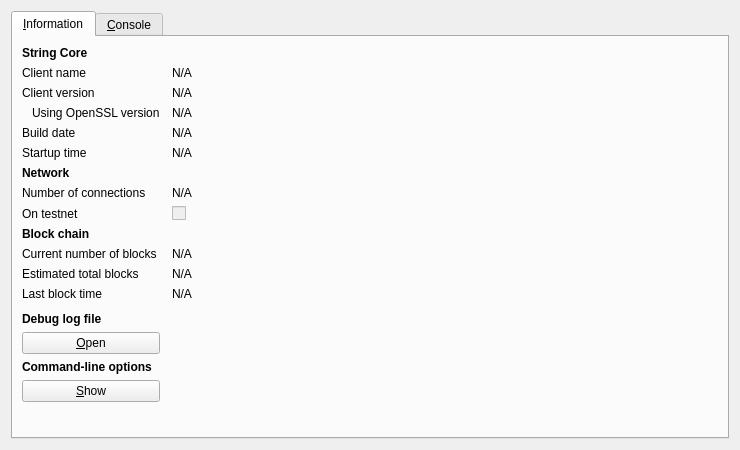
<?xml version="1.0" encoding="UTF-8"?>
<ui version="4.0">
 <class>RPCConsole</class>
 <widget class="QDialog" name="RPCConsole">
  <property name="geometry">
   <rect>
    <x>0</x>
    <y>0</y>
    <width>740</width>
    <height>450</height>
   </rect>
  </property>
  <property name="windowTitle">
   <string>String - Debug window</string>
  </property>
  <layout class="QVBoxLayout" name="verticalLayout_2">
   <item>
    <widget class="QTabWidget" name="tabWidget">
     <property name="currentIndex">
      <number>0</number>
     </property>
     <widget class="QWidget" name="tab_info">
      <attribute name="title">
       <string>&amp;Information</string>
      </attribute>
      <layout class="QGridLayout" name="gridLayout" columnstretch="0,1">
       <property name="horizontalSpacing">
        <number>12</number>
       </property>
       <item row="0" column="0">
        <widget class="QLabel" name="label_9">
         <property name="font">
          <font>
           <weight>75</weight>
           <bold>true</bold>
          </font>
         </property>
         <property name="text">
          <string>String Core</string>
         </property>
        </widget>
       </item>
       <item row="1" column="0">
        <widget class="QLabel" name="label_5">
         <property name="text">
          <string>Client name</string>
         </property>
        </widget>
       </item>
       <item row="1" column="1">
        <widget class="QLabel" name="clientName">
         <property name="cursor">
          <cursorShape>IBeamCursor</cursorShape>
         </property>
         <property name="text">
          <string>N/A</string>
         </property>
         <property name="textFormat">
          <enum>Qt::PlainText</enum>
         </property>
         <property name="textInteractionFlags">
          <set>Qt::LinksAccessibleByMouse|Qt::TextSelectableByKeyboard|Qt::TextSelectableByMouse</set>
         </property>
        </widget>
       </item>
       <item row="2" column="0">
        <widget class="QLabel" name="label_6">
         <property name="text">
          <string>Client version</string>
         </property>
        </widget>
       </item>
       <item row="2" column="1">
        <widget class="QLabel" name="clientVersion">
         <property name="cursor">
          <cursorShape>IBeamCursor</cursorShape>
         </property>
         <property name="text">
          <string>N/A</string>
         </property>
         <property name="textFormat">
          <enum>Qt::PlainText</enum>
         </property>
         <property name="textInteractionFlags">
          <set>Qt::LinksAccessibleByMouse|Qt::TextSelectableByKeyboard|Qt::TextSelectableByMouse</set>
         </property>
        </widget>
       </item>
       <item row="3" column="0">
        <widget class="QLabel" name="label_14">
         <property name="text">
          <string>Using OpenSSL version</string>
         </property>
         <property name="indent">
          <number>10</number>
         </property>
        </widget>
       </item>
       <item row="3" column="1">
        <widget class="QLabel" name="openSSLVersion">
         <property name="cursor">
          <cursorShape>IBeamCursor</cursorShape>
         </property>
         <property name="text">
          <string>N/A</string>
         </property>
         <property name="textFormat">
          <enum>Qt::PlainText</enum>
         </property>
         <property name="textInteractionFlags">
          <set>Qt::LinksAccessibleByMouse|Qt::TextSelectableByKeyboard|Qt::TextSelectableByMouse</set>
         </property>
        </widget>
       </item>
       <item row="4" column="0">
        <widget class="QLabel" name="label_12">
         <property name="text">
          <string>Build date</string>
         </property>
        </widget>
       </item>
       <item row="4" column="1">
        <widget class="QLabel" name="buildDate">
         <property name="cursor">
          <cursorShape>IBeamCursor</cursorShape>
         </property>
         <property name="text">
          <string>N/A</string>
         </property>
         <property name="textFormat">
          <enum>Qt::PlainText</enum>
         </property>
         <property name="textInteractionFlags">
          <set>Qt::LinksAccessibleByMouse|Qt::TextSelectableByKeyboard|Qt::TextSelectableByMouse</set>
         </property>
        </widget>
       </item>
       <item row="5" column="0">
        <widget class="QLabel" name="label_13">
         <property name="text">
          <string>Startup time</string>
         </property>
        </widget>
       </item>
       <item row="5" column="1">
        <widget class="QLabel" name="startupTime">
         <property name="cursor">
          <cursorShape>IBeamCursor</cursorShape>
         </property>
         <property name="text">
          <string>N/A</string>
         </property>
         <property name="textFormat">
          <enum>Qt::PlainText</enum>
         </property>
         <property name="textInteractionFlags">
          <set>Qt::LinksAccessibleByMouse|Qt::TextSelectableByKeyboard|Qt::TextSelectableByMouse</set>
         </property>
        </widget>
       </item>
       <item row="6" column="0">
        <widget class="QLabel" name="label_11">
         <property name="font">
          <font>
           <weight>75</weight>
           <bold>true</bold>
          </font>
         </property>
         <property name="text">
          <string>Network</string>
         </property>
        </widget>
       </item>
       <item row="7" column="0">
        <widget class="QLabel" name="label_7">
         <property name="text">
          <string>Number of connections</string>
         </property>
        </widget>
       </item>
       <item row="7" column="1">
        <widget class="QLabel" name="numberOfConnections">
         <property name="cursor">
          <cursorShape>IBeamCursor</cursorShape>
         </property>
         <property name="text">
          <string>N/A</string>
         </property>
         <property name="textFormat">
          <enum>Qt::PlainText</enum>
         </property>
         <property name="textInteractionFlags">
          <set>Qt::LinksAccessibleByMouse|Qt::TextSelectableByKeyboard|Qt::TextSelectableByMouse</set>
         </property>
        </widget>
       </item>
       <item row="8" column="0">
        <widget class="QLabel" name="label_8">
         <property name="text">
          <string>On testnet</string>
         </property>
        </widget>
       </item>
       <item row="8" column="1">
        <widget class="QCheckBox" name="isTestNet">
         <property name="enabled">
          <bool>false</bool>
         </property>
         <property name="text">
          <string/>
         </property>
        </widget>
       </item>
       <item row="9" column="0">
        <widget class="QLabel" name="label_10">
         <property name="font">
          <font>
           <weight>75</weight>
           <bold>true</bold>
          </font>
         </property>
         <property name="text">
          <string>Block chain</string>
         </property>
        </widget>
       </item>
       <item row="10" column="0">
        <widget class="QLabel" name="label_3">
         <property name="text">
          <string>Current number of blocks</string>
         </property>
        </widget>
       </item>
       <item row="10" column="1">
        <widget class="QLabel" name="numberOfBlocks">
         <property name="cursor">
          <cursorShape>IBeamCursor</cursorShape>
         </property>
         <property name="text">
          <string>N/A</string>
         </property>
         <property name="textFormat">
          <enum>Qt::PlainText</enum>
         </property>
         <property name="textInteractionFlags">
          <set>Qt::LinksAccessibleByMouse|Qt::TextSelectableByKeyboard|Qt::TextSelectableByMouse</set>
         </property>
        </widget>
       </item>
       <item row="11" column="0">
        <widget class="QLabel" name="label_4">
         <property name="text">
          <string>Estimated total blocks</string>
         </property>
        </widget>
       </item>
       <item row="11" column="1">
        <widget class="QLabel" name="totalBlocks">
         <property name="cursor">
          <cursorShape>IBeamCursor</cursorShape>
         </property>
         <property name="text">
          <string>N/A</string>
         </property>
         <property name="textFormat">
          <enum>Qt::PlainText</enum>
         </property>
         <property name="textInteractionFlags">
          <set>Qt::LinksAccessibleByMouse|Qt::TextSelectableByKeyboard|Qt::TextSelectableByMouse</set>
         </property>
        </widget>
       </item>
       <item row="12" column="0">
        <widget class="QLabel" name="label_2">
         <property name="text">
          <string>Last block time</string>
         </property>
        </widget>
       </item>
       <item row="12" column="1">
        <widget class="QLabel" name="lastBlockTime">
         <property name="cursor">
          <cursorShape>IBeamCursor</cursorShape>
         </property>
         <property name="text">
          <string>N/A</string>
         </property>
         <property name="textFormat">
          <enum>Qt::PlainText</enum>
         </property>
         <property name="textInteractionFlags">
          <set>Qt::LinksAccessibleByMouse|Qt::TextSelectableByKeyboard|Qt::TextSelectableByMouse</set>
         </property>
        </widget>
       </item>
       <item row="13" column="0">
        <spacer name="verticalSpacer_2">
         <property name="orientation">
          <enum>Qt::Vertical</enum>
         </property>
         <property name="sizeHint" stdset="0">
          <size>
           <width>20</width>
           <height>20</height>
          </size>
         </property>
        </spacer>
       </item>
       <item row="14" column="0">
        <widget class="QLabel" name="labelDebugLogfile">
         <property name="font">
          <font>
           <weight>75</weight>
           <bold>true</bold>
          </font>
         </property>
         <property name="text">
          <string>Debug log file</string>
         </property>
        </widget>
       </item>
       <item row="15" column="0">
        <widget class="QPushButton" name="openDebugLogfileButton">
         <property name="toolTip">
          <string>Open the String debug log file from the current data directory. This can take a few seconds for large log files.</string>
         </property>
         <property name="text">
          <string>&amp;Open</string>
         </property>
         <property name="autoDefault">
          <bool>false</bool>
         </property>
        </widget>
       </item>
       <item row="16" column="0">
        <widget class="QLabel" name="labelCLOptions">
         <property name="font">
          <font>
           <weight>75</weight>
           <bold>true</bold>
          </font>
         </property>
         <property name="text">
          <string>Command-line options</string>
         </property>
        </widget>
       </item>
       <item row="17" column="0">
        <widget class="QPushButton" name="showCLOptionsButton">
         <property name="toolTip">
          <string>Show the String-Qt help message to get a list with possible String command-line options.</string>
         </property>
         <property name="text">
          <string>&amp;Show</string>
         </property>
         <property name="autoDefault">
          <bool>false</bool>
         </property>
        </widget>
       </item>
       <item row="18" column="0">
        <spacer name="verticalSpacer">
         <property name="orientation">
          <enum>Qt::Vertical</enum>
         </property>
         <property name="sizeHint" stdset="0">
          <size>
           <width>20</width>
           <height>40</height>
          </size>
         </property>
        </spacer>
       </item>
      </layout>
     </widget>
     <widget class="QWidget" name="tab_console">
      <attribute name="title">
       <string>&amp;Console</string>
      </attribute>
      <layout class="QVBoxLayout" name="verticalLayout_3">
       <property name="spacing">
        <number>3</number>
       </property>
       <item>
        <widget class="QTextEdit" name="messagesWidget">
         <property name="minimumSize">
          <size>
           <width>0</width>
           <height>100</height>
          </size>
         </property>
         <property name="readOnly">
          <bool>true</bool>
         </property>
         <property name="tabKeyNavigation" stdset="0">
          <bool>false</bool>
         </property>
         <property name="columnCount" stdset="0">
          <number>2</number>
         </property>
        </widget>
       </item>
       <item>
        <layout class="QHBoxLayout" name="horizontalLayout">
         <property name="spacing">
          <number>3</number>
         </property>
         <item>
          <widget class="QLabel" name="label">
           <property name="text">
            <string notr="true">&gt;</string>
           </property>
          </widget>
         </item>
         <item>
          <widget class="QLineEdit" name="lineEdit"/>
         </item>
         <item>
          <widget class="QPushButton" name="clearButton">
           <property name="maximumSize">
            <size>
             <width>24</width>
             <height>24</height>
            </size>
           </property>
           <property name="toolTip">
            <string>Clear console</string>
           </property>
           <property name="text">
            <string/>
           </property>
           <property name="icon">
            <iconset resource="../bitcoin.qrc">
             <normaloff>:/icons/remove</normaloff>:/icons/remove</iconset>
           </property>
           <property name="shortcut">
            <string notr="true">Ctrl+L</string>
           </property>
           <property name="autoDefault">
            <bool>false</bool>
           </property>
          </widget>
         </item>
        </layout>
       </item>
      </layout>
     </widget>
    </widget>
   </item>
  </layout>
 </widget>
 <resources>
  <include location="../bitcoin.qrc"/>
 </resources>
 <connections/>
</ui>
